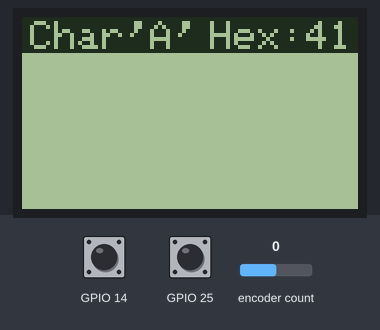
This sketch was run on a simulated ESP32. Parts: 84×48 one-colour display. Inputs (shaded band) come from the test bench; at power-on: encoder count 0, GPIO 14 HIGH, GPIO 25 HIGH. What the sketch prints to the serial monitor is not drawn.

Above: at 1.2 s.
1.3 s: encoder count set to 4
At 2.3 s:
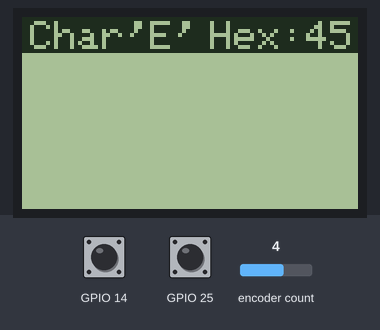
2.8 s: encoder count set to 8
At 3.4 s:
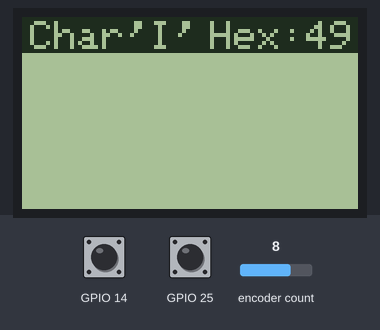
4.3 s: encoder count set to 12
At 5.5 s:
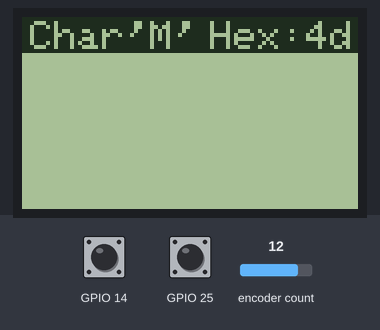
5.8 s: encoder count set to 16
At 6.9 s:
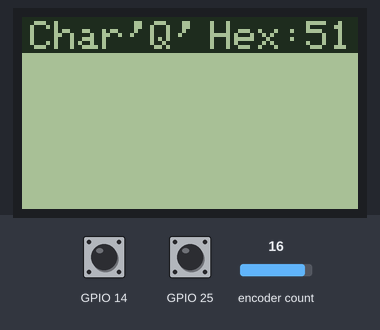
7.3 s: encoder count set to 20
At 8.0 s:
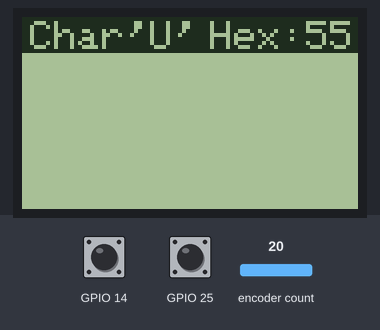
8.8 s: encoder count set to 24
At 9.1 s:
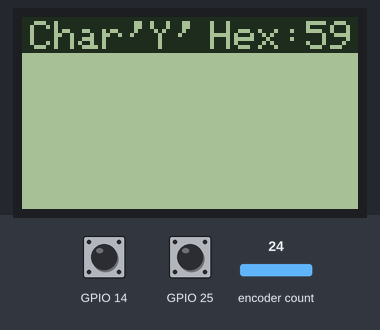
Timing chart, 0 to 11.3 s (numbered marks = the images above; inputs shaded):
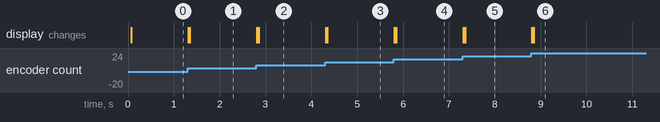

The sketch:

Encoder_inp.ino
```cpp
// (licence header left out)
#include <SPI.h>
#include <Adafruit_GFX.h>
#include <Adafruit_PCD8544.h>
Adafruit_PCD8544 display = Adafruit_PCD8544(18, 23, 4, 15, 2);
int contrastValue = 60;

#include <EncButton2.h>
EncButton2<EB_ENC> enc0(INPUT, 26, 27);
EncButton2<EB_BTN> a_button(INPUT, 14);
EncButton2<EB_BTN> b_button(INPUT, 25);
int curr_key;
String encoder_input;

void disp_inp_panel(){
  display.setTextColor(WHITE, BLACK);
  display.drawLine(0, 0, 83, 0, BLACK);
  display.setCursor(0,1);
  display.println("              ");
  display.setCursor(2,1);
  display.setTextSize(1);
  display.print("Char' '");
  display.setCursor(47,1);
  display.println("Hex:");
  display.display();
}

void disp_input_from_enc(){
  display.setTextColor(WHITE, BLACK);
  display.setCursor(32,1);
  display.setTextSize(1);
  display.print(char(curr_key));
  display.setCursor(71,1);
  display.printf("%02x", curr_key);
  display.display();
}

void setup(void){
  curr_key = 65;
  display.begin();
  display.setContrast(contrastValue);
  display.clearDisplay();
  display.display();
  disp_inp_panel();
  display.setTextColor(WHITE, BLACK);
  display.setCursor(32,1);
  display.setTextSize(1);
  display.print("A");
  display.setCursor(71,1);
  display.printf("%02x", 65);
  display.display();
  Serial.begin(115200);
}

void loop(){
  enc0.tick();
  if (enc0.left())
    curr_key--;
  if (enc0.right())
    curr_key++;

  if(curr_key < 32)
    curr_key = 126;

  if(curr_key > 126)
    curr_key = 32;

  if (enc0.turn()) {
    disp_input_from_enc();
    Serial.printf("Char:'%c'  Hex:%02x\n", curr_key, curr_key);
  }
  a_button.tick();
  if (a_button.press()){
    encoder_input += char(curr_key);
    Serial.println(encoder_input);
  }
  b_button.tick();
  if (b_button.press()){
    if(encoder_input.length() > 0)
      encoder_input.remove(encoder_input.length() -1, 1);
    Serial.println(encoder_input);
  }
}
```

Measured:
- after the input at 1.3 s, the display: first changes at once (image 1 shows a later state)
- after the input at 2.8 s, the display: first changes at once (image 2 shows a later state)
- after the input at 4.3 s, the display: first changes at once (image 3 shows a later state)
- after the input at 5.8 s, the display: first changes at once (image 4 shows a later state)
- after the input at 7.3 s, the display: first changes at once (image 5 shows a later state)
- after the input at 8.8 s, the display: first changes at once (image 6 shows a later state)
